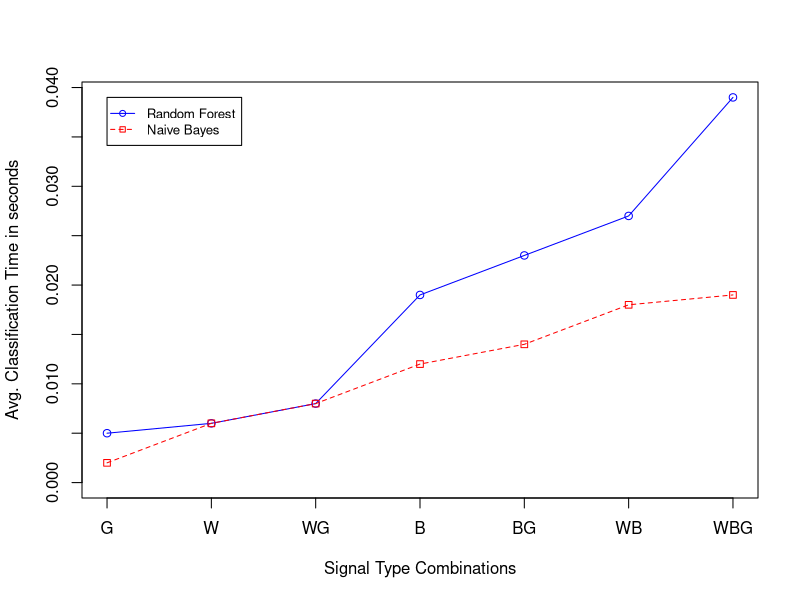

This chart was generated by the following R code:
rf <- c(0.005, 0.006, 0.008, 0.019, 0.023, 0.027, 0.039)
nb <- c(0.002, 0.006, 0.008, 0.012, 0.014, 0.018, 0.019)

g_range <- range(0, rf, nb)

png("../img/CLASSIFICATION_TIME_WEKA.png",500,500)
plot(rf, type="o", col="blue", ylim=g_range, 
   axes=FALSE, ann=FALSE)

axis(1, at=1:7, lab=c("G","W","WG","B","BG","WB","WBG"))
axis(2, las=0, at=c(0.000,0.005,0.010,0.015,0.020,0.025,0.030,0.035,0.040))

box()

lines(nb, type="o", pch=22, lty=2, col="red")
title(xlab="Signal Type Combinations")
title(ylab="Avg. Classification Time in seconds")

legend(1, g_range[2], c("Random Forest","Naive Bayes"), cex=0.8, 
   col=c("blue","red"), pch=21:22, lty=1:2);
graphics.off()
